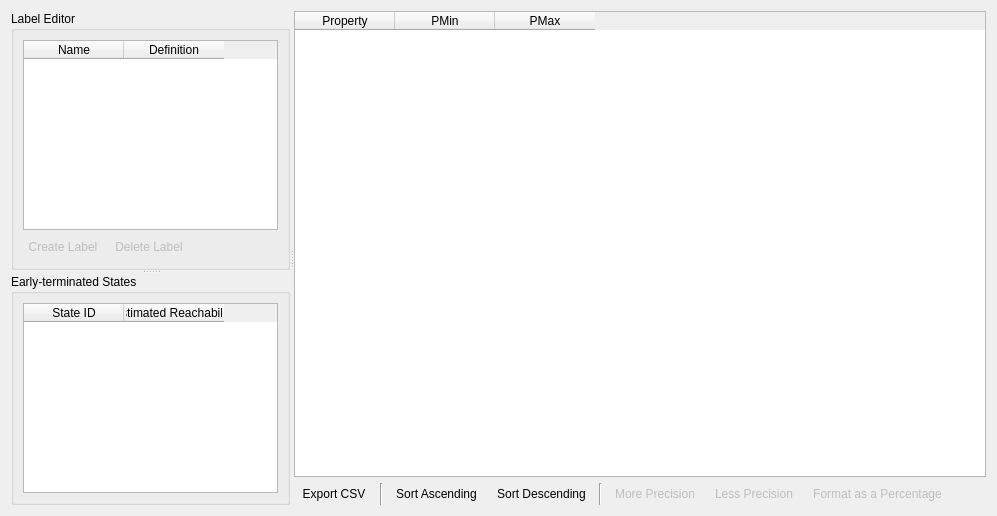
      <widget class="QWidget" name="resultsTab">
       <attribute name="icon">
        <iconset theme="milestone">
         <normaloff>.</normaloff>.</iconset>
       </attribute>
       <attribute name="title">
        <string>Results</string>
       </attribute>
       <layout class="QHBoxLayout" name="horizontalLayout_5">
        <item>
         <widget class="QSplitter" name="splitter_5">
          <property name="orientation">
           <enum>Qt::Horizontal</enum>
          </property>
          <widget class="QSplitter" name="splitter_3">
           <property name="orientation">
            <enum>Qt::Vertical</enum>
           </property>
           <widget class="QGroupBox" name="labelGroupBox">
            <property name="title">
             <string>Label Editor</string>
            </property>
            <property name="flat">
             <bool>true</bool>
            </property>
            <layout class="QVBoxLayout" name="verticalLayout_2">
             <item>
              <widget class="QTableWidget" name="labelTable">
               <property name="toolTip">
                <string>&lt;html&gt;&lt;head/&gt;&lt;body&gt;&lt;p&gt;&lt;span style=&quot; font-weight:600;&quot;&gt;Label Editor&lt;/span&gt;&lt;/p&gt;&lt;p&gt;This allows you to edit custom labels and associate them with states. Built-in labels are disabled since they cannot be edited.&lt;/p&gt;&lt;/body&gt;&lt;/html&gt;</string>
               </property>
               <property name="statusTip">
                <string>The state labelling in the built model.</string>
               </property>
               <property name="alternatingRowColors">
                <bool>true</bool>
               </property>
               <property name="sortingEnabled">
                <bool>true</bool>
               </property>
               <column>
                <property name="text">
                 <string>Name</string>
                </property>
               </column>
               <column>
                <property name="text">
                 <string>Definition</string>
                </property>
               </column>
              </widget>
             </item>
             <item>
              <layout class="QHBoxLayout" name="horizontalLayout_2">
               <item>
                <widget class="QPushButton" name="createLabelButton">
                 <property name="enabled">
                  <bool>false</bool>
                 </property>
                 <property name="text">
                  <string>Create Label</string>
                 </property>
                 <property name="icon">
                  <iconset theme="label">
                   <normaloff>.</normaloff>.</iconset>
                 </property>
                 <property name="flat">
                  <bool>true</bool>
                 </property>
                </widget>
               </item>
               <item>
                <widget class="QPushButton" name="deleteLabelButton">
                 <property name="enabled">
                  <bool>false</bool>
                 </property>
                 <property name="text">
                  <string>Delete Label</string>
                 </property>
                 <property name="icon">
                  <iconset theme="delete">
                   <normaloff>.</normaloff>.</iconset>
                 </property>
                 <property name="flat">
                  <bool>true</bool>
                 </property>
                </widget>
               </item>
               <item>
                <spacer name="horizontalSpacer_3">
                 <property name="orientation">
                  <enum>Qt::Horizontal</enum>
                 </property>
                 <property name="sizeHint" stdset="0">
                  <size>
                   <width>40</width>
                   <height>20</height>
                  </size>
                 </property>
                </spacer>
               </item>
              </layout>
             </item>
            </layout>
           </widget>
           <widget class="QGroupBox" name="earlyTerminatedGroup">
            <property name="title">
             <string>Early-terminated States</string>
            </property>
            <property name="flat">
             <bool>true</bool>
            </property>
            <layout class="QVBoxLayout" name="verticalLayout_7">
             <item>
              <widget class="QTableWidget" name="earlyTerminatedTable">
               <property name="toolTip">
                <string>&lt;html&gt;&lt;head/&gt;&lt;body&gt;&lt;p&gt;&lt;span style=&quot; font-weight:600;&quot;&gt;Early-Terminated States&lt;/span&gt;&lt;/p&gt;&lt;p&gt;This table is populated with states who were truncated early due to their paths already being known to satisfy the property, or already being known not to.&lt;/p&gt;&lt;p&gt;This table also includes states whose reachabilities were low enough that they were connected to the artificial absorbing state, created by STAMINA to represent the state space not explored, which may be infinite but have negligable reachability.&lt;/p&gt;&lt;/body&gt;&lt;/html&gt;</string>
               </property>
               <property name="statusTip">
                <string>All states which have been truncated by the STAMINA algorithm or by early-termination due to the property under verification.</string>
               </property>
               <property name="alternatingRowColors">
                <bool>true</bool>
               </property>
               <property name="sortingEnabled">
                <bool>true</bool>
               </property>
               <column>
                <property name="text">
                 <string>State ID</string>
                </property>
               </column>
               <column>
                <property name="text">
                 <string>Estimated Reachability</string>
                </property>
               </column>
              </widget>
             </item>
            </layout>
           </widget>
          </widget>
          <widget class="QWidget" name="verticalLayoutWidget">
           <layout class="QVBoxLayout" name="propertyLayout">
            <item>
             <widget class="QTableWidget" name="simulationResultsTable">
              <property name="toolTip">
               <string>&lt;html&gt;&lt;head/&gt;&lt;body&gt;&lt;p&gt;&lt;span style=&quot; font-weight:600;&quot;&gt;Results Table&lt;/span&gt;&lt;/p&gt;&lt;p&gt;This table shows the results, P&lt;span style=&quot; vertical-align:sub;&quot;&gt;min&lt;/span&gt; and P&lt;span style=&quot; vertical-align:sub;&quot;&gt;max&lt;/span&gt; (a.k.a., the upper and lower bounds of probability) for the properties under verification.&lt;/p&gt;&lt;/body&gt;&lt;/html&gt;</string>
              </property>
              <property name="statusTip">
               <string>The results, Pmin and Pmax, which are guaranteed to contain the actual probability of the property under verification.</string>
              </property>
              <property name="whatsThis">
               <string>&lt;html&gt;&lt;head/&gt;&lt;body&gt;&lt;p&gt;The values for P&lt;span style=&quot; vertical-align:sub;&quot;&gt;min &lt;/span&gt;and P&lt;span style=&quot; vertical-align:sub;&quot;&gt;max&lt;/span&gt; are computed using one of the various STAMINA algorithms:&lt;/p&gt;&lt;ul style=&quot;margin-top: 0px; margin-bottom: 0px; margin-left: 0px; margin-right: 0px; -qt-list-indent: 1;&quot;&gt;&lt;li style=&quot; margin-top:12px; margin-bottom:12px; margin-left:0px; margin-right:0px; -qt-block-indent:0; text-indent:0px;&quot;&gt;&lt;span style=&quot; font-weight:600;&quot;&gt;STAMINA Re-Exploring: &lt;/span&gt;This algorithm is detailed in the associated VMCAI'22 paper STAMINA 2.0 was published in.&lt;/li&gt;&lt;li style=&quot; margin-top:12px; margin-bottom:12px; margin-left:0px; margin-right:0px; -qt-block-indent:0; text-indent:0px;&quot;&gt;&lt;span style=&quot; font-weight:600;&quot;&gt;STAMINA Iterative: &lt;/span&gt;A variation on the re-exploring algorithm which includes dynamic programming improvements.&lt;/li&gt;&lt;li style=&quot; margin-top:12px; margin-bottom:12px; margin-left:0px; margin-right:0px; -qt-block-indent:0; text-indent:0px;&quot;&gt;&lt;span style=&quot; font-weight:600;&quot;&gt;STAMINA Priority:&lt;/span&gt; An algorithm which prioritizes states with certain priority metrics that can be defined by the user.&lt;/li&gt;&lt;/ul&gt;&lt;/body&gt;&lt;/html&gt;</string>
              </property>
              <property name="alternatingRowColors">
               <bool>true</bool>
              </property>
              <property name="sortingEnabled">
               <bool>true</bool>
              </property>
              <column>
               <property name="text">
                <string>Property</string>
               </property>
              </column>
              <column>
               <property name="text">
                <string>PMin</string>
               </property>
              </column>
              <column>
               <property name="text">
                <string>PMax</string>
               </property>
              </column>
             </widget>
            </item>
            <item>
             <layout class="QHBoxLayout" name="resultsButtons">
              <item>
               <widget class="QPushButton" name="exportCSVButton">
                <property name="text">
                 <string>Export CSV</string>
                </property>
                <property name="icon">
                 <iconset theme="document-export">
                  <normaloff>.</normaloff>.</iconset>
                </property>
                <property name="flat">
                 <bool>true</bool>
                </property>
               </widget>
              </item>
              <item>
               <widget class="Line" name="line_2">
                <property name="orientation">
                 <enum>Qt::Vertical</enum>
                </property>
               </widget>
              </item>
              <item>
               <widget class="QToolButton" name="sortAscendingButton">
                <property name="toolTip">
                 <string>Sort Descending (by Name)</string>
                </property>
                <property name="text">
                 <string>Sort Ascending</string>
                </property>
                <property name="icon">
                 <iconset theme="view-sort-ascending">
                  <normaloff>.</normaloff>.</iconset>
                </property>
                <property name="autoRaise">
                 <bool>true</bool>
                </property>
                <property name="arrowType">
                 <enum>Qt::NoArrow</enum>
                </property>
               </widget>
              </item>
              <item>
               <widget class="QToolButton" name="sortDescendingButton">
                <property name="toolTip">
                 <string>Sort Ascending (By Name)</string>
                </property>
                <property name="text">
                 <string>Sort Descending</string>
                </property>
                <property name="icon">
                 <iconset theme="view-sort-descending">
                  <normaloff>.</normaloff>.</iconset>
                </property>
                <property name="autoRaise">
                 <bool>true</bool>
                </property>
               </widget>
              </item>
              <item>
               <widget class="Line" name="line">
                <property name="orientation">
                 <enum>Qt::Vertical</enum>
                </property>
               </widget>
              </item>
              <item>
               <widget class="QToolButton" name="increasePrecisionButton">
                <property name="enabled">
                 <bool>false</bool>
                </property>
                <property name="toolTip">
                 <string>More Precision</string>
                </property>
                <property name="text">
                 <string>More Precision</string>
                </property>
                <property name="icon">
                 <iconset theme="format-precision-more">
                  <normaloff>.</normaloff>.</iconset>
                </property>
                <property name="autoRaise">
                 <bool>true</bool>
                </property>
               </widget>
              </item>
              <item>
               <widget class="QToolButton" name="decreasePrecisionButton">
                <property name="enabled">
                 <bool>false</bool>
                </property>
                <property name="toolTip">
                 <string>Less Precision</string>
                </property>
                <property name="text">
                 <string>Less Precision</string>
                </property>
                <property name="icon">
                 <iconset theme="format-precision-less">
                  <normaloff>.</normaloff>.</iconset>
                </property>
                <property name="autoRaise">
                 <bool>true</bool>
                </property>
               </widget>
              </item>
              <item>
               <widget class="QToolButton" name="formatPercentButton">
                <property name="enabled">
                 <bool>false</bool>
                </property>
                <property name="text">
                 <string>Format as a Percentage</string>
                </property>
                <property name="icon">
                 <iconset theme="format-number-percent">
                  <normaloff>.</normaloff>.</iconset>
                </property>
                <property name="autoRaise">
                 <bool>true</bool>
                </property>
               </widget>
              </item>
              <item>
               <spacer name="horizontalSpacer_4">
                <property name="orientation">
                 <enum>Qt::Horizontal</enum>
                </property>
                <property name="sizeHint" stdset="0">
                 <size>
                  <width>40</width>
                  <height>20</height>
                 </size>
                </property>
               </spacer>
              </item>
             </layout>
            </item>
           </layout>
          </widget>
         </widget>
        </item>
       </layout>
      </widget>
